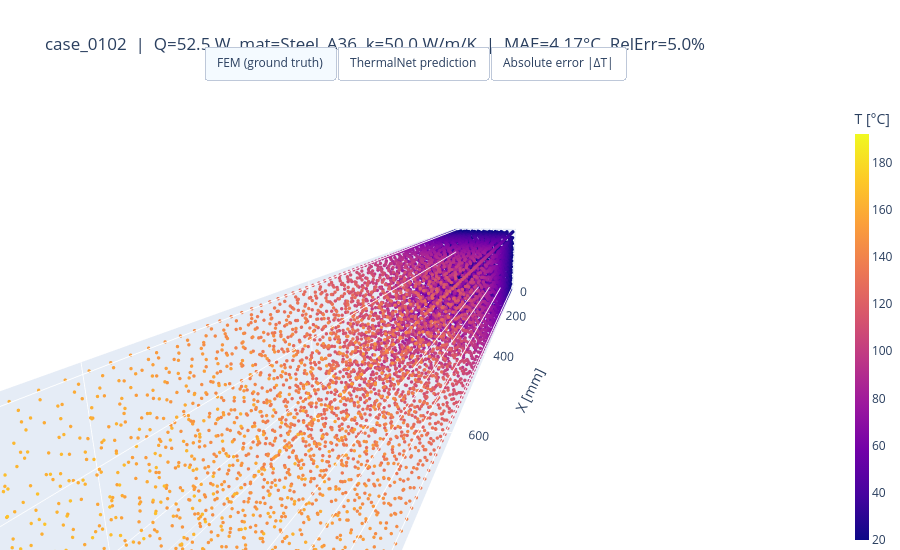

The notebook cell saved with this chart:
### Code cell
# Three-panel comparison with toggle buttons: FEM | Prediction | Error
if (ROOT / 'saves' / 'thermal_pinn.pt').exists():
    import plotly.graph_objects as go

    vmin, vmax = true_C.min(), true_C.max()
    err = np.abs(pred_C - true_C)
    x, y, z = coords[:, 0].astype(float), coords[:, 1].astype(float), coords[:, 2].astype(float)
    true_C = true_C.astype(float)
    pred_C = pred_C.astype(float)
    err    = err.astype(float)

    panels = [
        (true_C, 'FEM (ground truth)',    'Plasma', vmin,      vmax,      'T [°C]'),
        (pred_C, 'ThermalNet prediction', 'Plasma', vmin,      vmax,      'T [°C]'),
        (err,    'Absolute error |ΔT|',   'Reds',   0,         err.max(), '|ΔT| [°C]'),
    ]

    scene_cfg = dict(
        xaxis_title='X [mm]', yaxis_title='Y [mm]', zaxis_title='Z [mm]',
        aspectmode='data',
        camera=dict(eye=dict(x=2.0, y=0.5, z=0.5)),
    )

    # One trace per panel — only the active one is visible
    traces = []
    for i, (data, title, cmap, cmin, cmax, clabel) in enumerate(panels):
        traces.append(go.Scatter3d(
            x=x, y=y, z=z,
            mode='markers',
            name=title,
            visible=(i == 0),   # only FEM visible by default
            marker=dict(
                size=2, color=data, colorscale=cmap, cmin=cmin, cmax=cmax,
                colorbar=dict(title=clabel, thickness=14),
                showscale=True,
            ),
        ))

    # One button per panel — sets visibility=[False, False, False] then flips one True
    buttons = []
    for i, (_, title, _, _, _, _) in enumerate(panels):
        visibility = [j == i for j in range(len(panels))]
        buttons.append(dict(
            label=title,
            method='update',
            args=[
                {'visible': visibility},
                {'title': (
                    f"{entry['case_id']}  |  Q={params['q_total_mW']/1000:.1f} W  "
                    f"mat={params['material']}  |  {title}"
                )},
            ],
        ))

    fig3d = go.Figure(data=traces)
    fig3d.update_layout(
        title=(
            f"{entry['case_id']}  |  Q={params['q_total_mW']/1000:.1f} W  "
            f"mat={params['material']}  k={k_val} W/m/K  |  "
            f"MAE={m['mae']:.2f}°C  RelErr={m['rel_err']:.1f}%"
        ),
        scene=scene_cfg,
        updatemenus=[dict(
            type='buttons',
            direction='right',
            x=0.5, xanchor='center',
            y=1.12, yanchor='top',
            buttons=buttons,
            showactive=True,
        )],
        height=550,
        margin=dict(l=0, r=0, t=100, b=0),
    )
    fig3d.show()

### Figure 1 — Plotly figure (JSON) as saved in the notebook; plotly's stock layout.template omitted (floating-point values rounded to 4 significant figures; data arrays with more than 128 entries replaced by an {"elided": "..."} marker saying what was removed)
{"data": [{"marker": {"cmax": 192.0, "cmin": 20, "color": {"elided": "9314 float values"}, "colorbar": {"thickness": 14, "title": {"text": "T [°C]"}}, "colorscale": [[0, "#0d0887"], [0.1111, "#46039f"], [0.2222, "#7201a8"], [0.3333, "#9c179e"], [0.4444, "#bd3786"], [0.5556, "#d8576b"], [0.6667, "#ed7953"], [0.7778, "#fb9f3a"], [0.8889, "#fdca26"], [1, "#f0f921"]], "showscale": true, "size": 2}, "mode": "markers", "name": "FEM (ground truth)", "type": "scatter3d", "visible": true, "x": {"elided": "9314 float values"}, "y": {"elided": "9314 float values"}, "z": {"elided": "9314 float values"}}, {"marker": {"cmax": 192.0, "cmin": 20, "color": {"elided": "9314 float values"}, "colorbar": {"thickness": 14, "title": {"text": "T [°C]"}}, "colorscale": [[0, "#0d0887"], [0.1111, "#46039f"], [0.2222, "#7201a8"], [0.3333, "#9c179e"], [0.4444, "#bd3786"], [0.5556, "#d8576b"], [0.6667, "#ed7953"], [0.7778, "#fb9f3a"], [0.8889, "#fdca26"], [1, "#f0f921"]], "showscale": true, "size": 2}, "mode": "markers", "name": "ThermalNet prediction", "type": "scatter3d", "visible": false, "x": {"elided": "9314 float values"}, "y": {"elided": "9314 float values"}, "z": {"elided": "9314 float values"}}, {"marker": {"cmax": 12.73, "cmin": 0, "color": {"elided": "9314 float values"}, "colorbar": {"thickness": 14, "title": {"text": "|ΔT| [°C]"}}, "colorscale": [[0, "rgb(255,245,240)"], [0.125, "rgb(254,224,210)"], [0.25, "rgb(252,187,161)"], [0.375, "rgb(252,146,114)"], [0.5, "rgb(251,106,74)"], [0.625, "rgb(239,59,44)"], [0.75, "rgb(203,24,29)"], [0.875, "rgb(165,15,21)"], [1, "rgb(103,0,13)"]], "showscale": true, "size": 2}, "mode": "markers", "name": "Absolute error |ΔT|", "type": "scatter3d", "visible": false, "x": {"elided": "9314 float values"}, "y": {"elided": "9314 float values"}, "z": {"elided": "9314 float values"}}], "layout": {"height": 550, "margin": {"b": 0, "l": 0, "r": 0, "t": 100}, "scene": {"aspectmode": "data", "camera": {"eye": {"x": 2, "y": 0.5, "z": 0.5}}, "xaxis": {"title": {"text": "X [mm]"}}, "yaxis": {"title": {"text": "Y [mm]"}}, "zaxis": {"title": {"text": "Z [mm]"}}}, "title": {"text": "case_0102  |  Q=52.5 W  mat=Steel_A36  k=50.0 W/m/K  |  MAE=4.17°C  RelErr=5.0%"}, "updatemenus": [{"buttons": [{"args": [{"visible": [true, false, false]}, {"title": "case_0102  |  Q=52.5 W  mat=Steel_A36  |  FEM (ground truth)"}], "label": "FEM (ground truth)", "method": "update"}, {"args": [{"visible": [false, true, false]}, {"title": "case_0102  |  Q=52.5 W  mat=Steel_A36  |  ThermalNet prediction"}], "label": "ThermalNet prediction", "method": "update"}, {"args": [{"visible": [false, false, true]}, {"title": "case_0102  |  Q=52.5 W  mat=Steel_A36  |  Absolute error |ΔT|"}], "label": "Absolute error |ΔT|", "method": "update"}], "direction": "right", "showactive": true, "type": "buttons", "x": 0.5, "xanchor": "center", "y": 1.12, "yanchor": "top"}]}}
